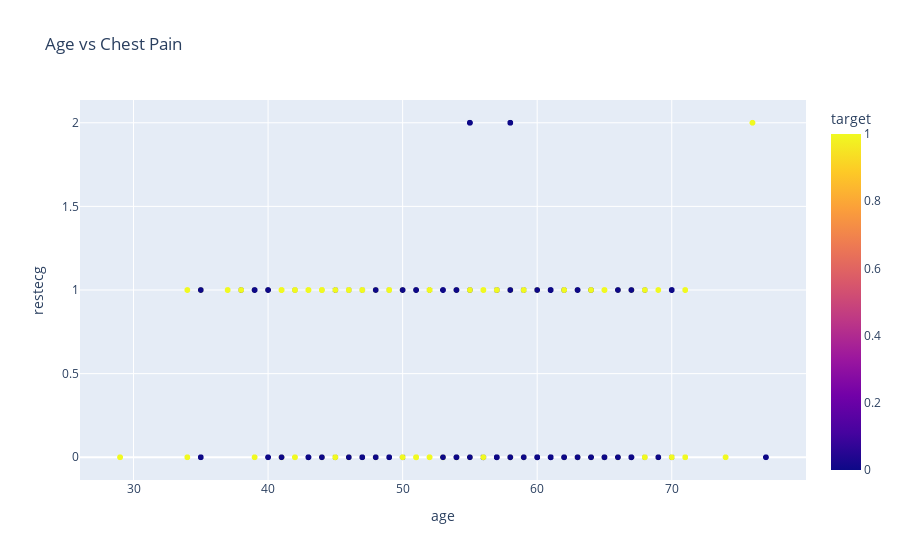

The notebook cell this image was saved under:
### Code cell
px.scatter(raw_df,
           x = 'age',
           y = 'restecg',
           color='target',
           title='Age vs Chest Pain')

### Figure 1 — Plotly figure (JSON) as saved in the notebook; plotly's stock layout.template omitted (floating-point values rounded to 4 significant figures; data arrays with more than 128 entries replaced by an {"elided": "..."} marker saying what was removed)
{"data": [{"hovertemplate": "age=%{x}<br>restecg=%{y}<br>target=%{marker.color}<extra></extra>", "legendgroup": "", "marker": {"color": {"elided": "1018 int values"}, "coloraxis": "coloraxis", "symbol": "circle"}, "mode": "markers", "name": "", "showlegend": false, "type": "scattergl", "x": {"elided": "1018 int values"}, "xaxis": "x", "y": {"elided": "1018 int values"}, "yaxis": "y"}], "layout": {"coloraxis": {"colorbar": {"title": {"text": "target"}}, "colorscale": [[0, "#0d0887"], [0.1111, "#46039f"], [0.2222, "#7201a8"], [0.3333, "#9c179e"], [0.4444, "#bd3786"], [0.5556, "#d8576b"], [0.6667, "#ed7953"], [0.7778, "#fb9f3a"], [0.8889, "#fdca26"], [1, "#f0f921"]]}, "legend": {"tracegroupgap": 0}, "title": {"text": "Age vs Chest Pain"}, "xaxis": {"anchor": "y", "domain": [0, 1], "title": {"text": "age"}}, "yaxis": {"anchor": "x", "domain": [0, 1], "title": {"text": "restecg"}}}}
